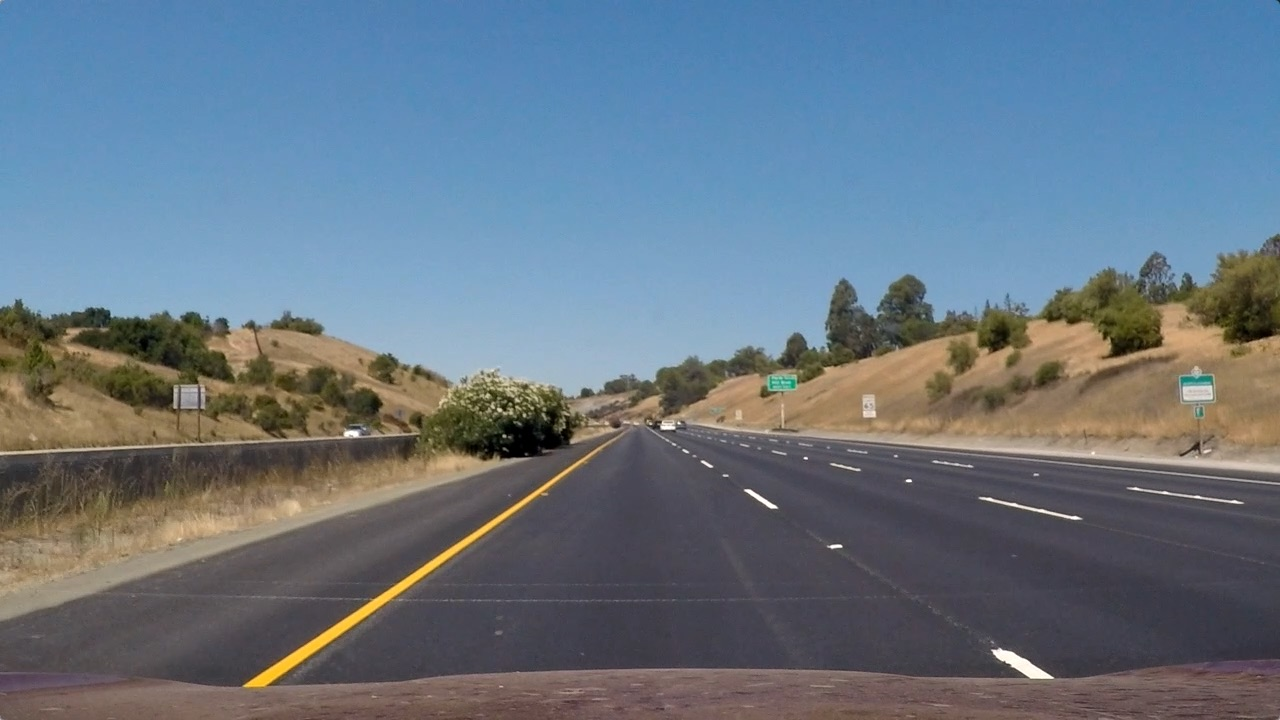
#> input picture test_images/straight_lines1.jpg, 1280 x 720 px
$ python -i util.py   (imports and definitions only)   (older library calls are emulated)
#> lines starting #> are read from the running program, lines starting #| are printed output that depends on the picture; after the words box and inside, x2 and y2 are one past the last pixel; in counts of white or black regions, pixels touching at a corner belong together
import numpy as np
import cv2


# Calibrate the undistorted image
# [25 lines left out: functions cal_undistort, dir_threshold, not called in this run]

# Magnitude Threshold
def mag_thresh(img, sobel_kernel=3, mag_thresh=(0, 255)):
    img_copy = np.copy(img)
	# Convert RGB to grayscale
    gray = cv2.cvtColor(img_copy,cv2.COLOR_RGB2GRAY)
    # Calculate the gradient of x and y direction
    sobelx = cv2.Sobel(gray,cv2.CV_64F,1,0,ksize=sobel_kernel)
    sobely = cv2.Sobel(gray,cv2.CV_64F,0,1,ksize=sobel_kernel)
    # Calculate the sum of absolute gradients
    abs_sobel =  np.sqrt(sobelx**2+sobely**2)
    # Scaled the abs value by dividing the max value and
    # multiply 255, also turn it into uint8
    scaled_sobel = np.uint8(255*abs_sobel/np.max(abs_sobel))
    # Apply the threshold
    binary_output = np.zeros_like(scaled_sobel)
    binary_output[(scaled_sobel >= mag_thresh[0]) & (scaled_sobel <= mag_thresh[1])] = 1
    return binary_output

# HLS Threshold
def hls_select(img, thresh=(0, 255)):
    img_copy = np.copy(img)
	# Convert RGB to HLS
    hls = cv2.cvtColor(img_copy,cv2.COLOR_RGB2HLS)
    # Grab the S channel from HLS
    s_channel = hls[:,:,2]
    # Apply the threshold
    binary_output = np.zeros_like(s_channel)
    binary_output[(s_channel>thresh[0]) & (s_channel<=thresh[1])] = 1
    return binary_output

def hsv_thresh(img,thres):
    img_copy = np.copy(img)
    hsv = cv2.cvtColor(img_copy,cv2.COLOR_RGB2HSV)
    h = hsv[:,:,0]
    binary_output = np.zeros_like(h)
    binary_output[(h>thres[0]) & (h<=thres[1])] = 1
    return binary_output

def luv_thresh (img, thres = (0,255)):
    img_copy = np.copy(img)
    LUV = cv2.cvtColor(img_copy, cv2.COLOR_RGB2LUV)
    L = LUV[:,:,0]
    binary_output = np.zeros_like(L)
    binary_output[(L>=thres[0])&(L<=thres[1])] = 1
    return binary_output

# Combined Threshold
def combined_select(img,kernel_size = 3, mag_thres =(0, 255), hls_thres=(0, 255),luv_thres=(0,255),hsv_thres = (0,180)):
	# Apply different kinds of threshold and combine together
    img_copy = np.copy(img)
    mag_binary = mag_thresh(img_copy,kernel_size,mag_thres)
    hls_binary = hls_select(img_copy, hls_thres)
    luv_binary = luv_thresh(img_copy, luv_thres)
    hsv_binary = hsv_thresh(img_copy, hsv_thres)
    combined_binary = np.zeros_like(hls_binary)
    combined_binary[( ((mag_binary == 1) | (luv_binary==1) | (hsv_binary==1)) & (hls_binary == 1) )] =1
    return combined_binary

# [156 lines left out: functions warp, measure_curvature_real, find_lane_pixels, fit_polynomial, unwarp, not called in this run]

>>> import cv2
>>> picture = cv2.cvtColor(cv2.imread('test_images/straight_lines1.jpg'), cv2.COLOR_BGR2RGB)
>>> result = combined_select(picture)
#> in hls_select, `s_channel = hls[:,:,2]`:
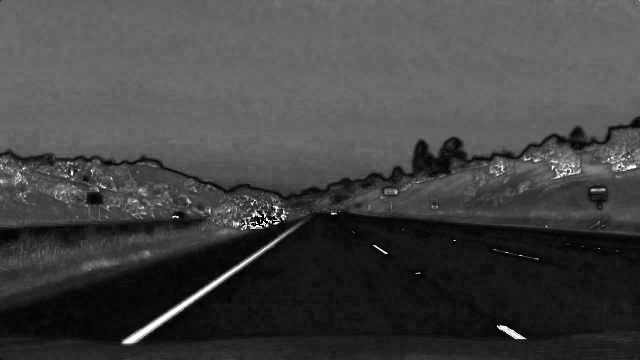
#> s_channel: shape (720, 1280) (shown at 1/2 size); min 0, max 255, mean 67
#> in combined_select, `hls_binary = hls_select(img_copy, hls_thres)`:
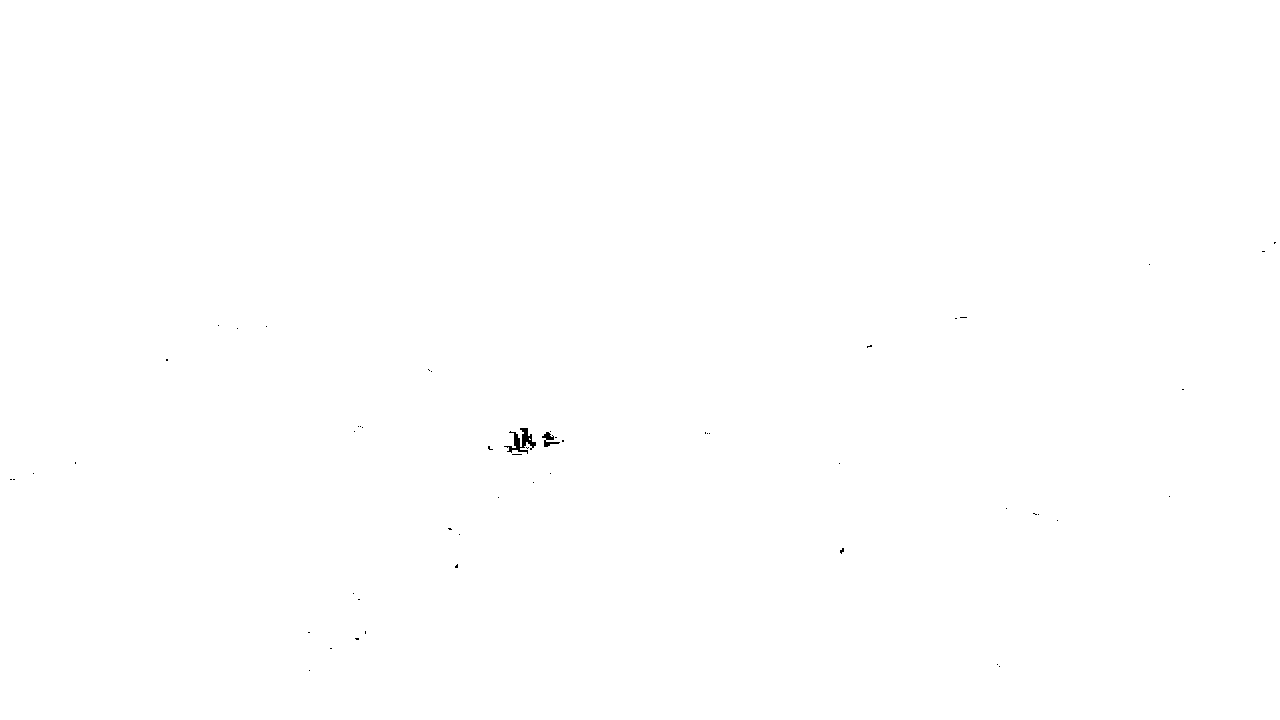
#> hls_binary: shape (720, 1280); values 0 (black) and 1 (white), 99.9% white; 54 black regions (52 under 20 px), largest, box (x1, y1, x2, y2) and area: (504, 428, 536, 454) 315, (542, 432, 560, 447) 110
#> in hsv_thresh, `h = hsv[:,:,0]`:
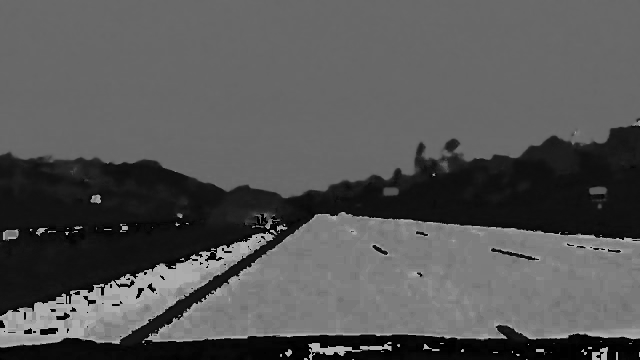
#> h: shape (720, 1280) (shown at 1/2 size); min 0, max 179, mean 85.5
#> in combined_select, `hsv_binary = hsv_thresh(img_copy, hsv_thres)`:
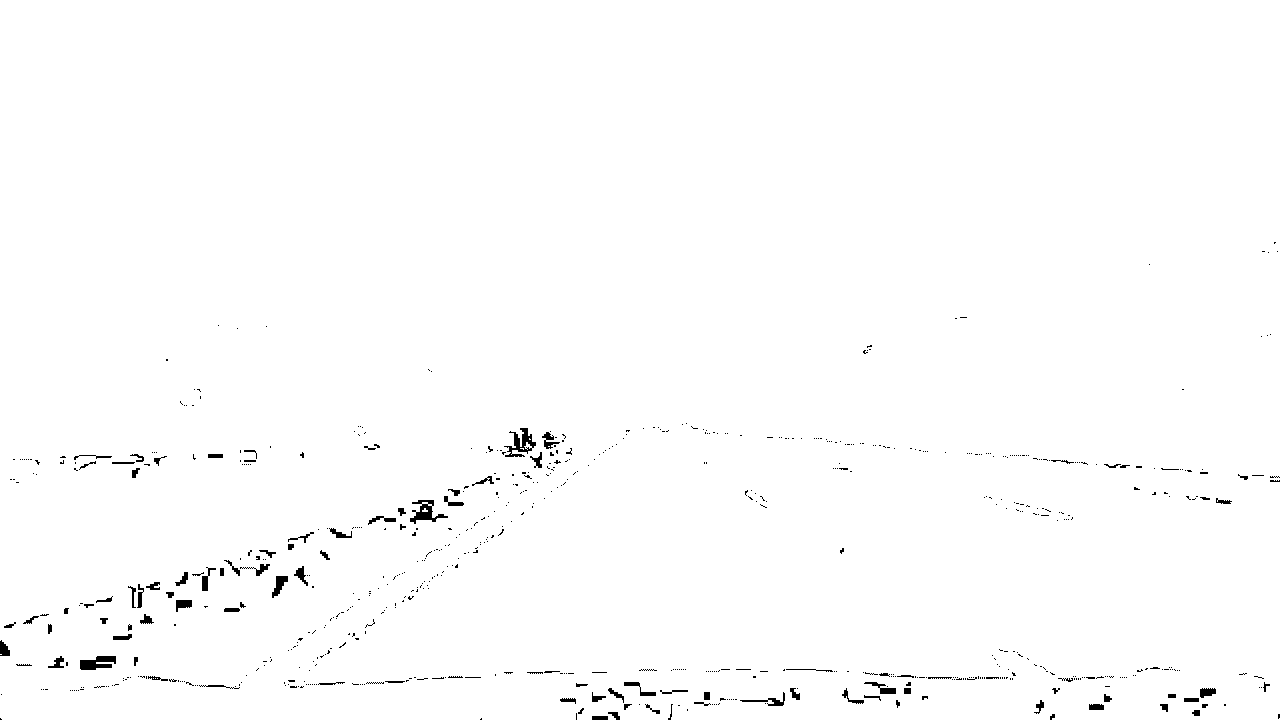
#> hsv_binary: shape (720, 1280); values 0 (black) and 1 (white), 99.1% white; 726 black regions (621 under 20 px), largest, box (x1, y1, x2, y2) and area: (504, 428, 536, 457) 382, (410, 500, 448, 524) 359, (80, 656, 116, 670) 346

$ run again, on test_images/straight_lines2.jpg
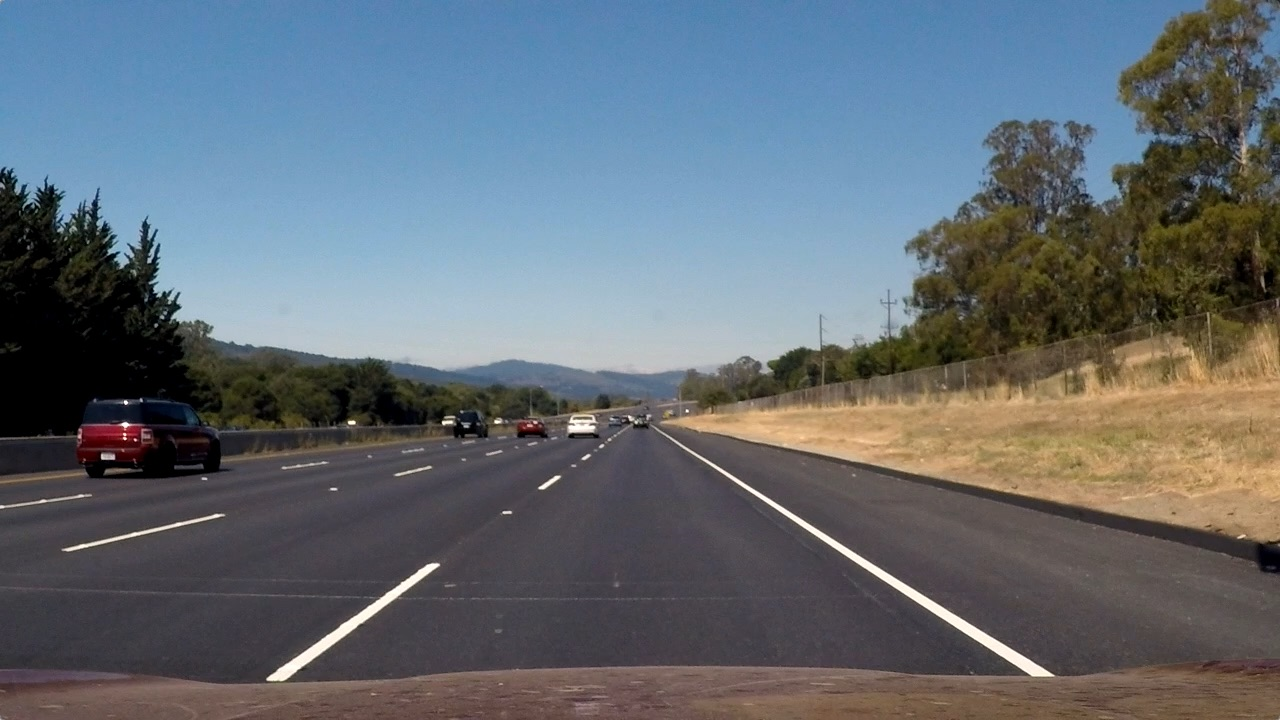
#> input picture test_images/straight_lines2.jpg, 1280 x 720 px
#> mag_binary: shape (720, 1280); every value is 1
#> hls: shape (720, 1280, 3); mean of channels 0, 1, 2 81.7, 107, 62.5
#> in combined_select, `hls_binary = hls_select(img_copy, hls_thres)`:
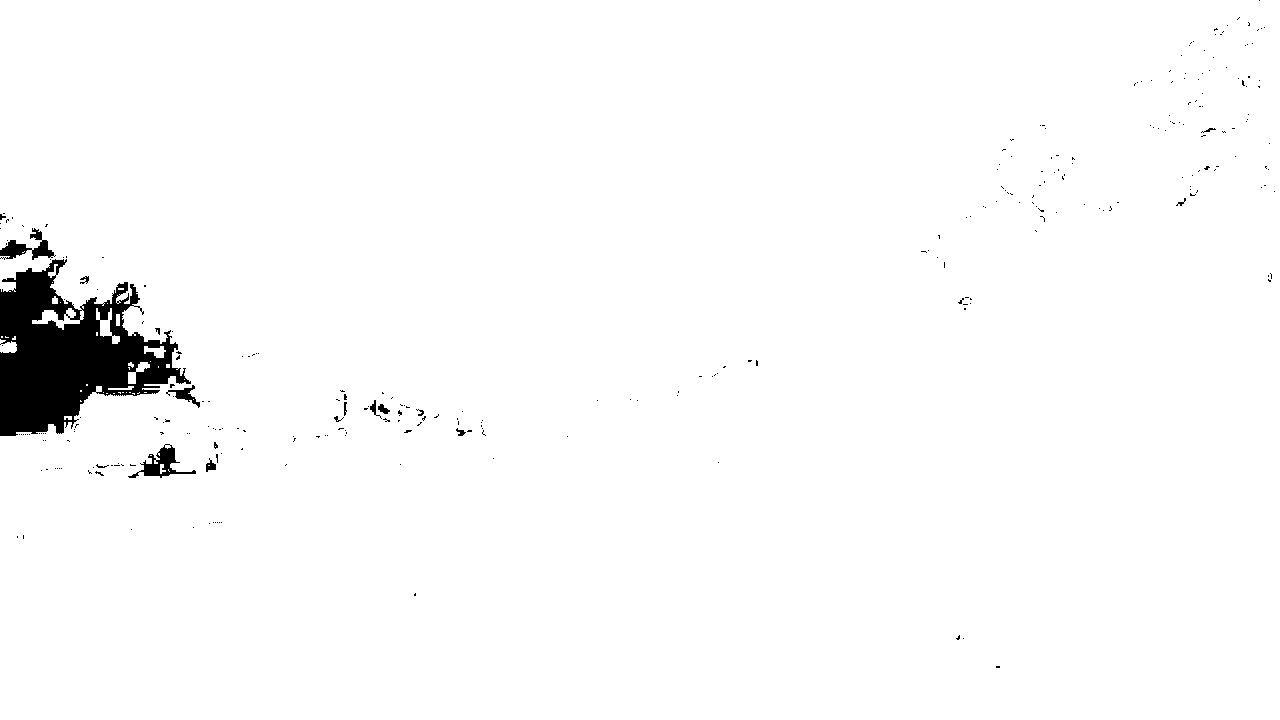
#> hls_binary: shape (720, 1280); values 0 (black) and 1 (white), 97.8% white; 291 black regions (274 under 20 px), largest, box (x1, y1, x2, y2) and area: (0, 259, 191, 436) 17303, (128, 444, 196, 478) 715, (0, 228, 56, 260) 667
#> LUV: shape (720, 1280, 3); mean of channels 0, 1, 2 113.3, 94.2, 128.4
#> hsv: shape (720, 1280, 3); mean H, S, V 81.6, 75.9, 127.4
#> in combined_select, `hsv_binary = hsv_thresh(img_copy, hsv_thres)`:
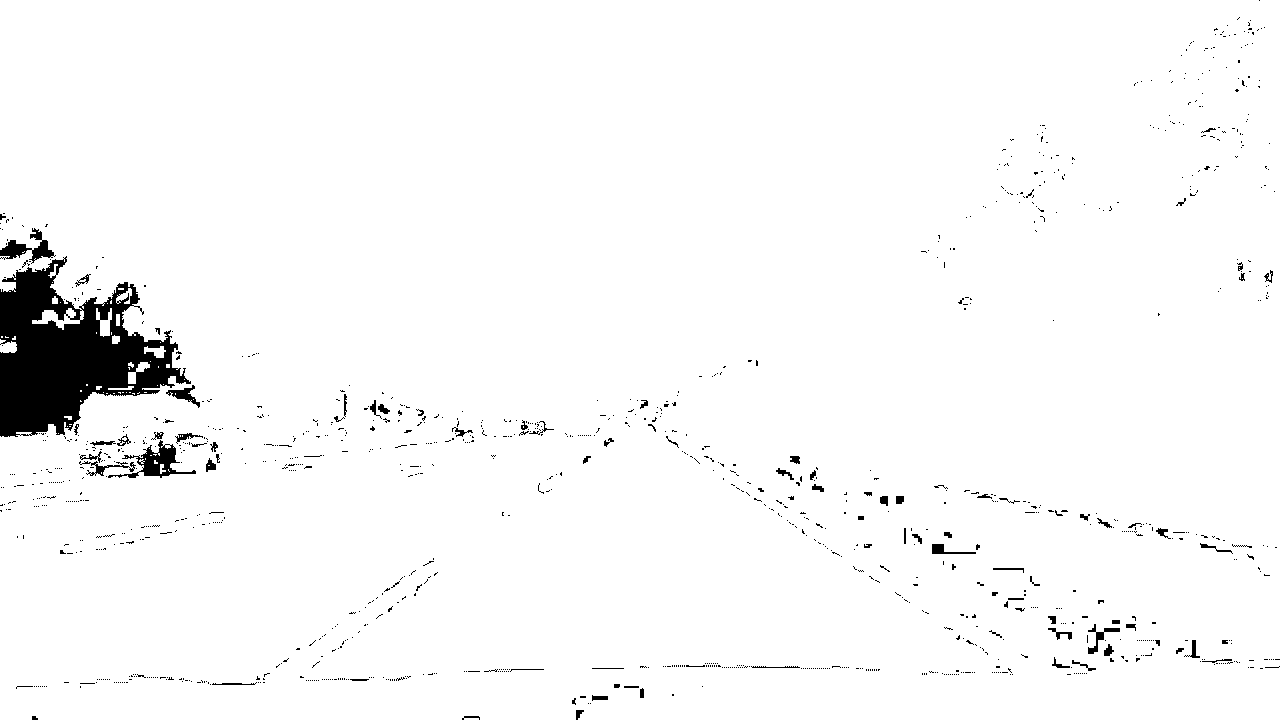
#> hsv_binary: shape (720, 1280); values 0 (black) and 1 (white), 97.1% white; 1174 black regions (1085 under 20 px), largest, box (x1, y1, x2, y2) and area: (0, 256, 191, 437) 17564, (108, 440, 196, 478) 998, (0, 228, 56, 264) 699

$ run again, on test_images/test1.jpg
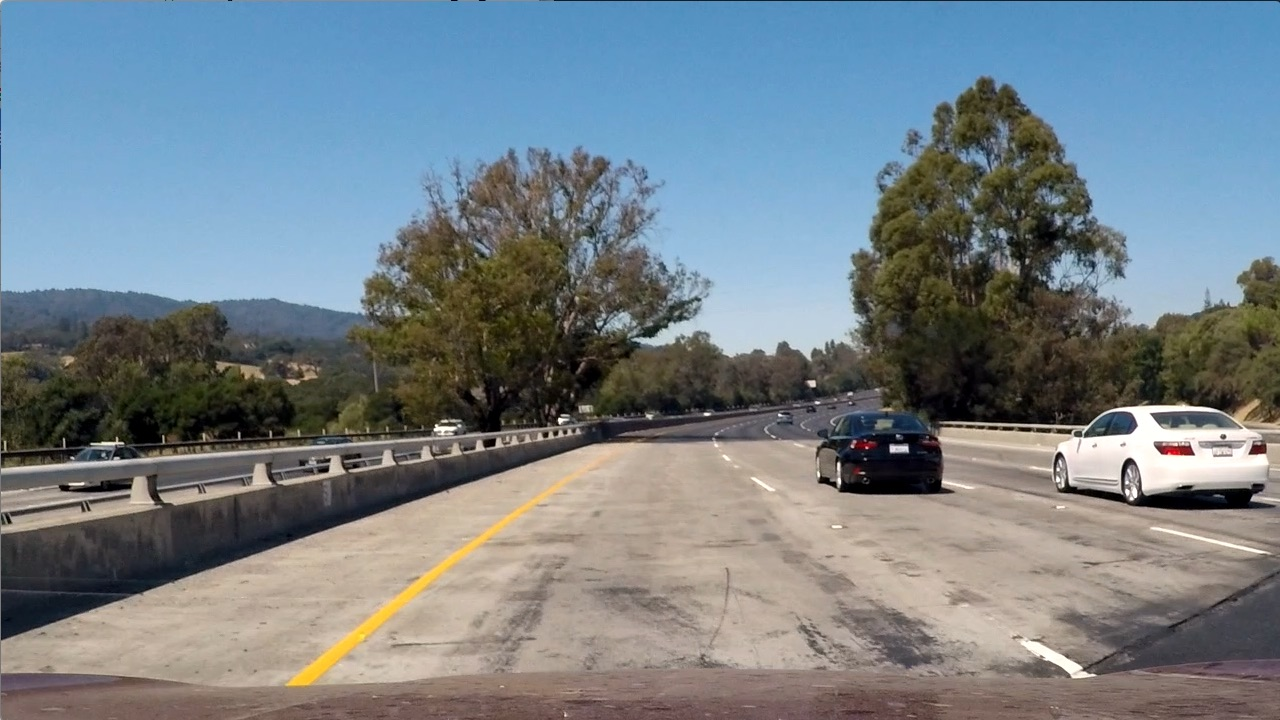
#> input picture test_images/test1.jpg, 1280 x 720 px
#> mag_binary: shape (720, 1280); every value is 1
#> hls: shape (720, 1280, 3); mean of channels 0, 1, 2 60.2, 126.7, 74.4
#> in combined_select, `hls_binary = hls_select(img_copy, hls_thres)`:
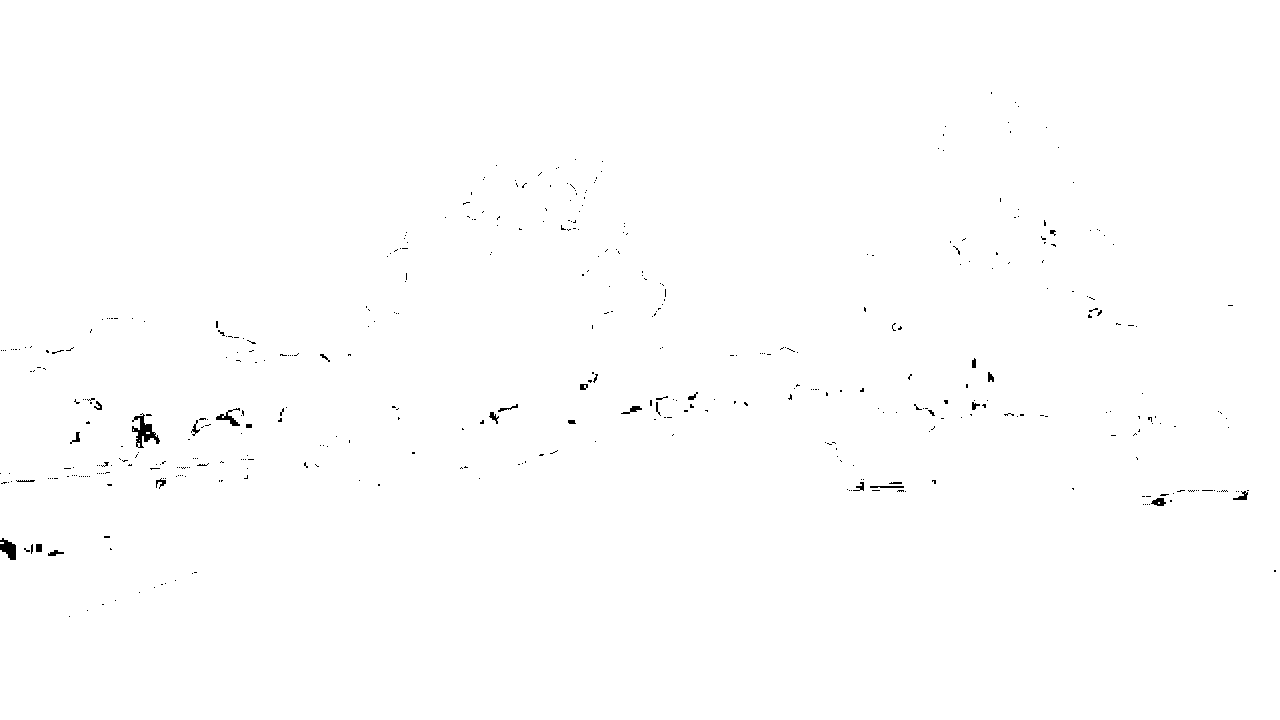
#> hls_binary: shape (720, 1280); values 0 (black) and 1 (white), 99.6% white; 454 black regions (424 under 20 px), largest, box (x1, y1, x2, y2) and area: (132, 413, 160, 448) 380, (0, 538, 16, 560) 223, (216, 408, 240, 426) 143
#> LUV: shape (720, 1280, 3); mean of channels 0, 1, 2 133.8, 93.4, 128.6
#> hsv: shape (720, 1280, 3); mean H, S, V 60.3, 78, 149.5
#> in combined_select, `hsv_binary = hsv_thresh(img_copy, hsv_thres)`:
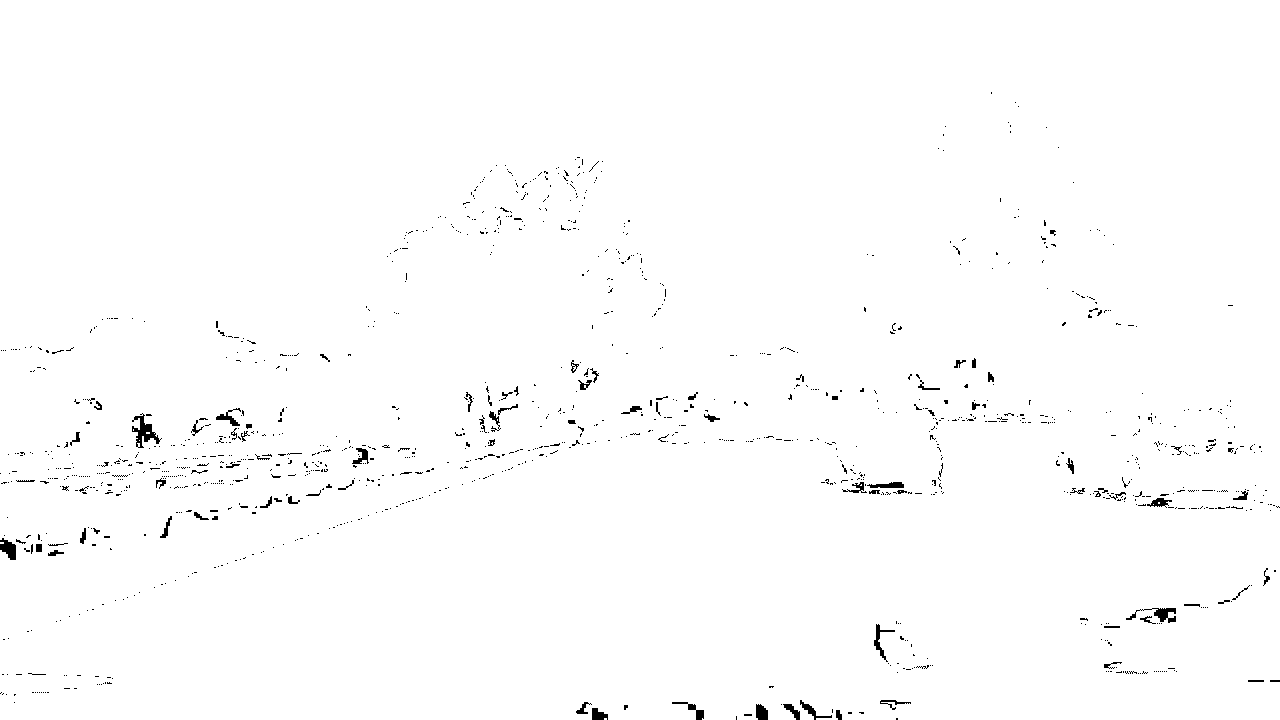
#> hsv_binary: shape (720, 1280); values 0 (black) and 1 (white), 99% white; 1243 black regions (1156 under 20 px), largest, box (x1, y1, x2, y2) and area: (132, 413, 162, 448) 382, (1126, 608, 1176, 623) 267, (0, 538, 16, 560) 223
